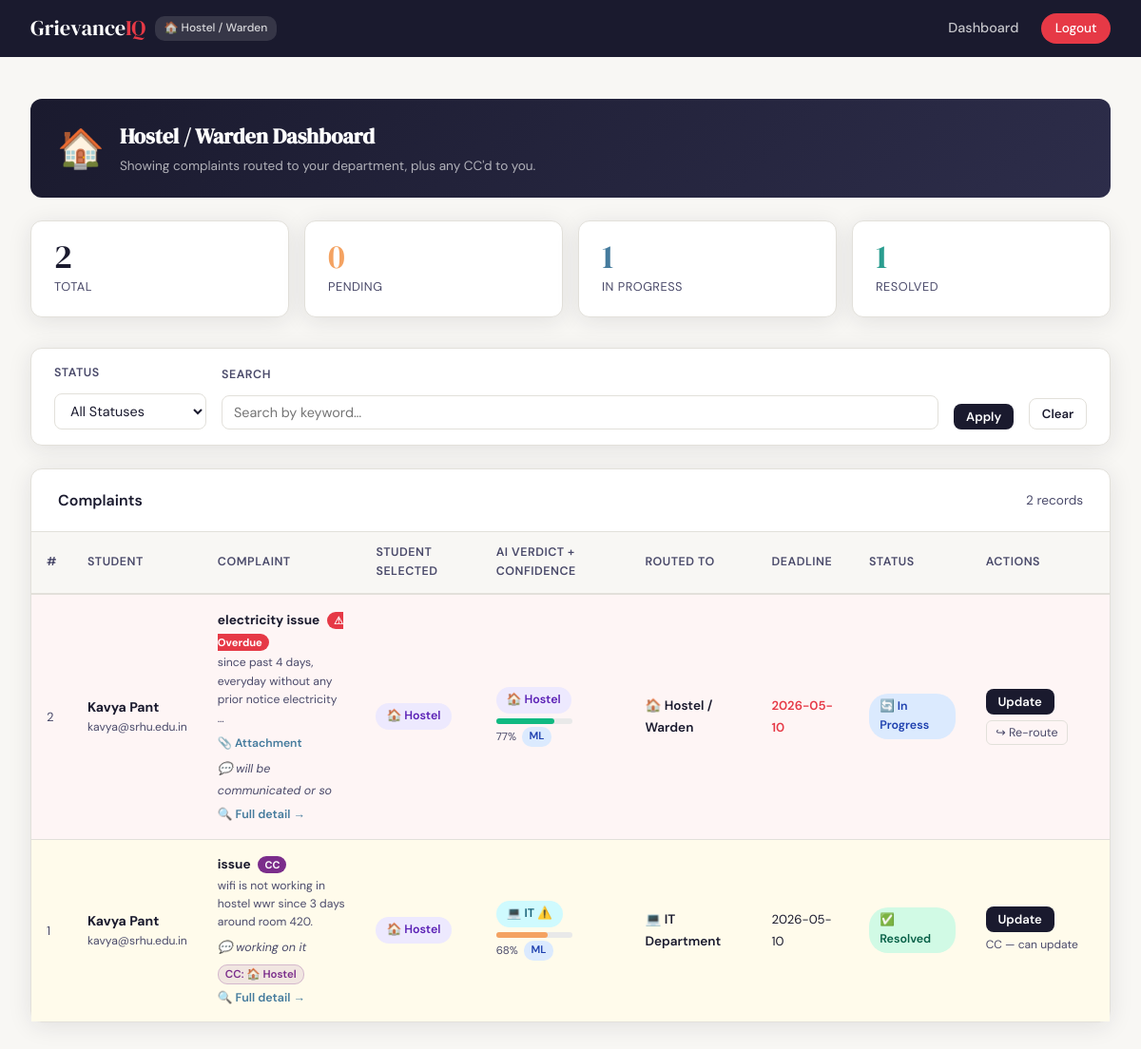
/admin (signed in), run on the app's committed database.
### tables this page shows
CREATE TABLE complaints (
        id             INTEGER PRIMARY KEY AUTOINCREMENT,
        title          TEXT    NOT NULL,
        description    TEXT    NOT NULL,
        category       TEXT    NOT NULL,
        ai_category    TEXT    NOT NULL,
        ai_confidence  REAL    DEFAULT 0.0,
        ai_source      TEXT    DEFAULT 'keyword_fallback',
        routed_to      TEXT    NOT NULL,
        status         TEXT    NOT NULL DEFAULT 'Pending',
        attachment     TEXT    DEFAULT NULL,
        admin_remark   TEXT    DEFAULT NULL,
        resolve_by     TEXT    DEFAULT NULL,
        is_overdue     INTEGER DEFAULT 0,
        user_id        INTEGER NOT NULL,
        submitted_at   TEXT    NOT NULL,
        FOREIGN KEY(user_id) REFERENCES users(id)
    );

CREATE TABLE users (
        id         INTEGER PRIMARY KEY AUTOINCREMENT,
        name       TEXT    NOT NULL,
        email      TEXT    UNIQUE NOT NULL,
        password   TEXT    NOT NULL,
        role       TEXT    NOT NULL DEFAULT 'student',
        department TEXT    DEFAULT NULL
    );

CREATE TABLE complaint_cc (
        id           INTEGER PRIMARY KEY AUTOINCREMENT,
        complaint_id INTEGER NOT NULL,
        cc_dept      TEXT    NOT NULL,
        FOREIGN KEY(complaint_id) REFERENCES complaints(id)
    );

### app.py (the view)
@app.route('/admin')
def admin_dashboard():
    if 'user_id' not in session or session['user_role'] not in ('admin','superadmin'):
        return redirect(url_for('login'))
    check_overdue_complaints()
    is_super  = (session['user_role'] == 'superadmin')
    user_dept = session.get('user_department')
    filter_dept   = request.args.get('category', '')
    filter_status = request.args.get('status', '')
    search_query  = request.args.get('search', '').strip()
    conn = get_db()
    def fetch(primary_where, cc_where, p_params, cc_params):
        bq = f'''SELECT c.*, u.name as student_name, u.email as student_email,
                        NULL as cc_dept_label
                 FROM complaints c JOIN users u ON c.user_id=u.id
                 WHERE {primary_where}'''
        cq = f'''SELECT c.*, u.name as student_name, u.email as student_email,
                        cc.cc_dept as cc_dept_label
                 FROM complaints c JOIN users u ON c.user_id=u.id
                 JOIN complaint_cc cc ON cc.complaint_id=c.id
                 WHERE {cc_where}'''
        if filter_status:
            bq += ' AND c.status=?';  p_params.append(filter_status)
            cq += ' AND c.status=?';  cc_params.append(filter_status)
        if search_query:
            bq += ' AND (c.title LIKE ? OR c.description LIKE ?)'; p_params  += [f'%{search_query}%', f'%{search_query}%']
            cq += ' AND (c.title LIKE ? OR c.description LIKE ?)'; cc_params += [f'%{search_query}%', f'%{search_query}%']
        bq += ' ORDER BY c.submitted_at DESC'
        cq += ' ORDER BY c.submitted_at DESC'
        direct = list(conn.execute(bq, p_params).fetchall())
        ccd    = list(conn.execute(cq, cc_params).fetchall())
        direct_ids = {row['id'] for row in direct}
        ccd_filtered = [row for row in ccd if row['id'] not in direct_ids]
        return direct + ccd_filtered
    if is_super:
        pw  = 'c.routed_to=?' if filter_dept else '1=1'
        cw  = 'cc.cc_dept=?'  if filter_dept else '1=1'
        pp  = [filter_dept] if filter_dept else []
        cp  = [filter_dept] if filter_dept else []
        complaints = fetch(pw, cw, pp, cp)
    else:
        complaints = fetch('c.routed_to=?', 'cc.cc_dept=?', [user_dept], [user_dept])
    cc_map = {}
    for row in complaints:
        cid = row['id']
        if cid not in cc_map:
            ccs = conn.execute(
                'SELECT cc_dept FROM complaint_cc WHERE complaint_id=?', (cid,)
            ).fetchall()
            cc_map[cid] = [r['cc_dept'] for r in ccs]
    conn.close()
    stats = {'Pending':0,'In Progress':0,'Resolved':0,'Total':len(complaints)}
    for c in complaints:
        if c['status'] in stats:
            stats[c['status']] += 1
    return render_template('admin_dashboard.html',
        complaints=complaints, cc_map=cc_map, stats=stats,
        departments=DEPARTMENTS, is_super=is_super, user_dept=user_dept,
        selected_category=filter_dept, selected_status=filter_status,
        search_query=search_query, today=date.today().isoformat())

### templates/admin_dashboard.html (shortened to what this page needs)
{% extends "base.html" %}
{% block content %}
<div class="page">
    {% if not is_super %}
    <div class="dept-head-banner">
        <span class="big-icon">{{ departments[user_dept].icon }}</span>
        <div>
            <h2>{{ departments[user_dept].label }} Dashboard</h2>
            <p>Showing complaints routed to your department, plus any CC'd to you.</p>
        </div>
    </div>
    {% else %}
    <div style="margin-bottom:.25rem;">
        <h1 class="page-title">⭐ Super Admin Dashboard</h1>
        <p class="page-subtitle">All complaints across every department.</p>
    </div>
    {% endif %}
    <div class="stats-grid">
        <div class="stat-card stat-total"><div class="number">{{ stats.Total }}</div><div class="label">Total</div></div>
        <div class="stat-card stat-pending"><div class="number">{{ stats.Pending }}</div><div class="label">Pending</div></div>
        <div class="stat-card stat-progress"><div class="number">{{ stats['In Progress'] }}</div><div class="label">In Progress</div></div>
        <div class="stat-card stat-resolved"><div class="number">{{ stats.Resolved }}</div><div class="label">Resolved</div></div>
    </div>
    <form method="GET" action="{{ url_for('admin_dashboard') }}">
        <div class="filter-bar">
            <div class="filter-group">
                <label>Status</label>
                <select name="status">
                    <option value="">All Statuses</option>
                </select>
            </div>
            <div class="filter-group search-group">
                <label>Search</label>
                <input type="text" name="search" placeholder="Search by keyword…" value="{{ search_query }}">
            </div>
            <button type="submit" class="btn btn-primary btn-sm">Apply</button>
            <a href="{{ url_for('admin_dashboard') }}" class="btn btn-outline btn-sm">Clear</a>
        </div>
    </form>
    <div class="card">
        <div class="card-header">
            <span style="font-weight:600;">Complaints</span>
            <span style="color:var(--ink-soft); font-size:.85rem;">
                {{ complaints|length }} record{{ 's' if complaints|length != 1 else '' }}
            </span>
        </div>
        {% if complaints %}
        <div class="table-wrap">
            <table>
                <thead>
                    <tr>
                        <th>#</th>
                        <th>Student</th>
                        <th>Complaint</th>
                        <th>Student selected</th>
                        <th>AI verdict + confidence</th>
                        <th>Routed to</th>
                        <th>Deadline</th>
                        <th>Status</th>
                        <th>Actions</th>
                    </tr>
                </thead>
                <tbody>
                {% for c in complaints %}
                {% set conf = c.ai_confidence * 100 %}
                {% set is_mismatch = (c.category != c.ai_category and c.category != 'Other') %}
                <tr {% if c.is_overdue %}class="row-overdue"{% elif is_mismatch %}class="mismatch-row"{% endif %}>
                    <td style="color:var(--ink-soft);font-size:.82rem;">{{ c.id }}</td>
                    <td>
                        <strong style="font-size:.88rem;">{{ c.student_name }}</strong>
                        <div style="font-size:.76rem;color:var(--ink-soft);">{{ c.student_email }}</div>
                    </td>
                    <td style="max-width:220px;">
                        <strong style="font-size:.85rem;">{{ c.title }}</strong>
                        {% if c.cc_dept_label %}<span class="badge-cc">CC</span>{% endif %}
                        {% if c.is_overdue %}<span class="badge-overdue">⚠ Overdue</span>{% endif %}
                        <div style="font-size:.76rem;color:var(--ink-soft);margin-top:.1rem;">
                            {{ c.description[:65] }}{% if c.description|length>65 %}…{% endif %}
                        </div>
                        {% if c.attachment %}
                        <div style="margin-top:.25rem;">
                            <a href="{{ url_for('uploaded_file', filename=c.attachment) }}"
                               target="_blank" style="font-size:.76rem;color:var(--accent2);font-weight:600;text-decoration:none;">📎 Attachment</a>
                        </div>
                        {% endif %}
                        {% if c.admin_remark %}
                        <div style="margin-top:.25rem;"><span class="remark-preview">💬 {{ c.admin_remark }}</span></div>
                        {% endif %}
                        {% if cc_map[c.id] %}
                        <div style="margin-top:.3rem;">
                            {% for dept in cc_map[c.id] %}
                                <span class="badge-cc-dept">CC: {{ departments[dept].icon }} {{ dept }}</span>
                            {% endfor %}
                        </div>
                        {% endif %}
                        <a href="{{ url_for('complaint_detail', cid=c.id) }}" class="detail-link">🔍 Full detail →</a>
                    </td>
                    <td>
                        <span class="badge badge-{{ c.category|lower }}">
                            {% if c.category in departments %}{{ departments[c.category].icon }}{% endif %}
                            {{ c.category }}
                        </span>
                    </td>
                    <td>
                        <span class="badge badge-{{ c.ai_category|lower }}">
                            {% if c.ai_category in departments %}{{ departments[c.ai_category].icon }}{% endif %}
                            {{ c.ai_category }}{% if is_mismatch %} ⚠️{% endif %}
                        </span>
                        <div class="conf-bar-wrap" style="margin-top:.3rem;">
                            <div class="conf-bar {% if conf >= 75 %}conf-high{% elif conf >= 50 %}conf-medium{% else %}conf-low{% endif %}"
                                 style="width:{{ [conf,100]|min }}%"></div>
                        </div>
                        <div style="display:flex;align-items:center;gap:.4rem;margin-top:.2rem;">
                            <span class="conf-label">{{ "%.0f"|format(conf) }}%</span>
                            <span class="source-tag {% if c.ai_source=='ml_model' %}source-ml{% else %}source-kw{% endif %}">
                                {{ 'ML' if c.ai_source=='ml_model' else 'KW' }}
                            </span>
                        </div>
                    </td>
                    <td>
                        <span style="font-weight:600;font-size:.85rem;">
                            {% if c.routed_to in departments %}{{ departments[c.routed_to].icon }}{% endif %}
                            {{ departments[c.routed_to].label if c.routed_to in departments else c.routed_to }}
                        </span>
                    </td>
                    <td>
                        {% if c.resolve_by %}
                            <span class="{% if c.is_overdue %}overdue-date{% endif %}" style="font-size:.82rem;">{{ c.resolve_by }}</span>
                        {% else %}
                            <span style="color:var(--ink-soft);font-size:.8rem;">—</span>
                        {% endif %}
                    </td>
                    <td>
                        {% if c.status=='Pending' %}<span class="badge badge-pending">⏳ Pending</span>
                        {% elif c.status=='In Progress' %}<span class="badge badge-progress">🔄 In Progress</span>
                        {% else %}<span class="badge badge-resolved">✅ Resolved</span>{% endif %}
                    </td>
                    <td>
                        <button class="btn btn-primary btn-sm"
                            onclick="openStatusModal({{ c.id }}, '{{ c.status }}', `{{ c.admin_remark or '' }}`, '{{ c.resolve_by or '' }}')">
                            Update
                        </button>
                        {% if not c.cc_dept_label %}
                        <button class="reroute-btn" style="margin-top:.4rem;"
                            onclick="openReroute({{ c.id }}, '{{ c.routed_to }}', {{ cc_map[c.id]|tojson }})">
                            ↪ Re-route
                        </button>
                        {% else %}
                        <div style="font-size:.75rem;color:var(--ink-soft);margin-top:.3rem;">CC — can update</div>
                        {% endif %}
                    </td>
                </tr>
                {% endfor %}
                </tbody>
            </table>
        </div>
        {% else %}
        <div class="empty-state">
            <div class="icon">📭</div>
            <p>{% if search_query %}No complaints match "{{ search_query }}".{% else %}No complaints found.{% endif %}</p>
        </div>
        {% endif %}
    </div>
</div>
{% endblock %}

### data on the page
complaints: id "2", student_name "Kavya Pant", student_email "kavya@srhu.edu.in", title "electricity issue", is_overdue "⚠ Overdue", description "since past 4 days, everyday without any prior notice electricity", admin_remark "will be communicated or so", category "🏠", category "Hostel", ai_category "🏠", ai_category "Hostel", {{ [conf,100]|min }} 77.06429968805296 (drawn), conf "77", ai_source "ML", routed_to "🏠", routed_to "Hostel / Warden", resolve_by "2026-05-10", status "🔄 In Progress"
complaint_cc: id "1", student_name "Kavya Pant", student_email "kavya@srhu.edu.in", title "issue", shows "CC", description "wifi is not working in hostel wwr since 3 days around room 420.", admin_remark "working on it", cc_dept "🏠", cc_dept "Hostel", category "Hostel", ai_category "IT", {{ [conf,100]|min }} 68.16445483011269 (drawn), conf "68", resolve_by "2026-05-10", shows "✅ Resolved", shows "CC — can update"
complaints: category "🏠", ai_category "💻", ai_source "ML", routed_to "💻", routed_to "IT Department"

### other printed values
{{ departments[session.user_department].icon }} "🏠"
{{ departments[session.user_department].label }} "Hostel / Warden"
{{ departments[user_dept].icon }} "🏠"
{{ departments[user_dept].label }} "Hostel / Warden"
{{ stats.Total }} "2"
{{ stats.Pending }} "0"
{{ stats['In Progress'] }} "1"
{{ stats.Resolved }} "1"
{{ complaints|length }} "2"
{{ 's' if complaints|length != 1 else '' }} "s"
